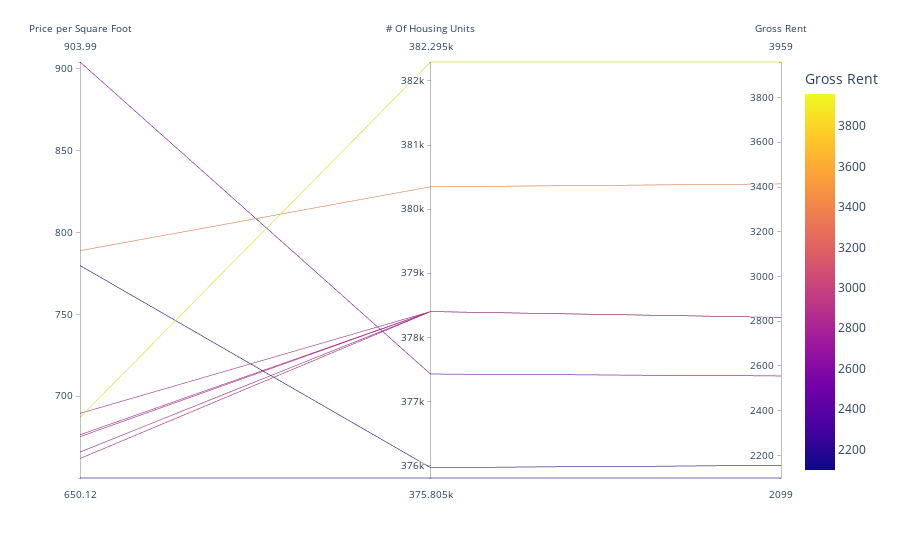

Write notebook code for a chart like this one.
### Markdown cell above
Parallel Coordinates and Parallel Categories Analysis

In this section, you will use plotly express to create parallel coordinates and parallel categories visualizations so that investors can interactively filter and explore various factors related to the sales price of the neighborhoods. Using the DataFrame of Average values per neighborhood (calculated above), create the following visualizations:
Create a Parallel Coordinates Plot
Create a Parallel Categories Plot

### Code cell
# Parallel Coordinates Plot
top_10_coord_plot = px.parallel_coordinates(
    top_10,
    dimensions=["sale_price_sqr_foot", "housing_units", "gross_rent"],
    color="gross_rent",
   
    labels={
        "sale_price_sqr_foot": "Price per Square Foot",
        "housing_units": "# Of Housing Units",
        "prop_size": "Property Size",
        "gross_rent": "Gross Rent",
    }
)

top_10_coord_plot.show()

### Figure 1 — Plotly figure (JSON) as saved in the notebook; plotly's stock layout.template omitted (floating-point values rounded to 4 significant figures)
{"data": [{"dimensions": [{"label": "Price per Square Foot", "values": [904.0, 788.8, 779.8, 689.6, 687.1, 676.5, 675.4, 666.0, 662.0, 650.1]}, {"label": "# Of Housing Units", "values": [377400.0, 380348, 376000.0, 378401, 382295, 378401, 378401, 378401, 378401, 375805]}, {"label": "Gross Rent", "values": [2555.0, 3414, 2155.0, 2817.0, 3959, 2817.0, 2817.0, 2817.0, 2817.0, 2099]}], "domain": {"x": [0, 1], "y": [0, 1]}, "line": {"color": [2555.0, 3414, 2155.0, 2817.0, 3959, 2817.0, 2817.0, 2817.0, 2817.0, 2099], "coloraxis": "coloraxis"}, "name": "", "type": "parcoords"}], "layout": {"autosize": true, "coloraxis": {"colorbar": {"title": {"text": "Gross Rent"}}, "colorscale": [[0, "#0d0887"], [0.1111, "#46039f"], [0.2222, "#7201a8"], [0.3333, "#9c179e"], [0.4444, "#bd3786"], [0.5556, "#d8576b"], [0.6667, "#ed7953"], [0.7778, "#fb9f3a"], [0.8889, "#fdca26"], [1, "#f0f921"]]}, "legend": {"tracegroupgap": 0}, "margin": {"t": 60}}}
